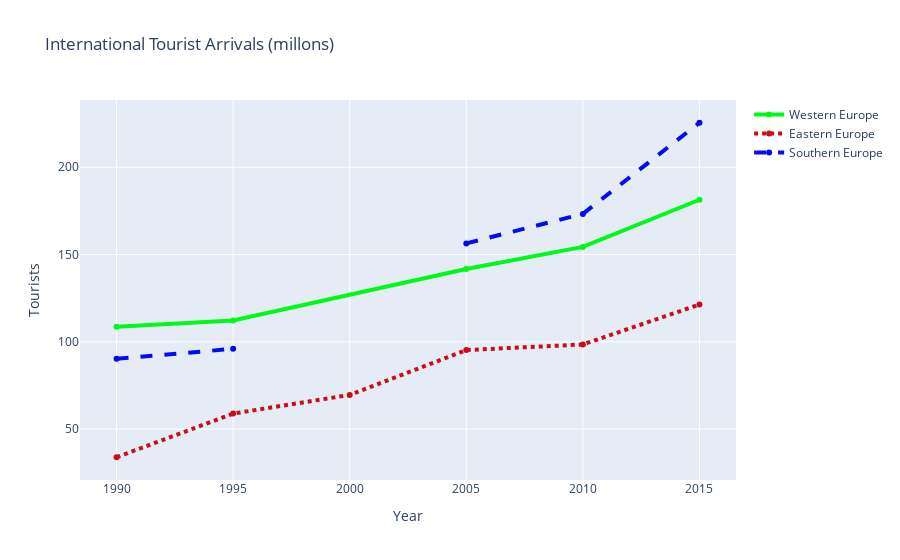

The code cell stored with this chart in its notebook:
### Code cell
fig = dict(data = data, #set up the figure which contains the data as well as the layout
           layout=layout)

offline.iplot(fig) # plot using offline.iplot

### Figure 1 — Plotly figure (JSON) as saved in the notebook; plotly's stock layout.template omitted (floating-point values rounded to 4 significant figures)
{"data": [{"connectgaps": true, "line": {"color": "rgb(0,250,24)", "width": 4}, "name": "Western Europe", "type": "scatter", "x": [1990, 1995, 2000, 2005, 2010, 2015], "y": [108.6, 112.2, null, 141.7, 154.4, 181.4]}, {"line": {"color": "rgb(205,12,24)", "dash": "dot", "width": 4}, "name": "Eastern Europe", "type": "scatter", "x": [1990, 1995, 2000, 2005, 2010, 2015], "y": [33.9, 58.9, 69.6, 95.3, 98.5, 121.4]}, {"line": {"color": "rgba(2,12,240,191)", "dash": "dash", "width": 4}, "name": "Southern Europe", "type": "scatter", "x": [1990, 1995, 2000, 2005, 2010, 2015], "y": [90.3, 96, null, 156.4, 173.3, 225.5]}], "layout": {"title": {"text": "International Tourist Arrivals (millons)"}, "xaxis": {"title": {"text": "Year"}}, "yaxis": {"title": {"text": "Tourists"}}}}
